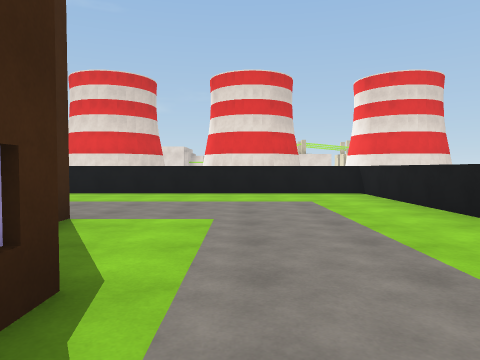
View 1 (above)

20 first-person views from a walk through a Unity game level. The camera is 1.3 m above the floor, tilts 2° down and sees 70° across. The floor is counted in squares, 2 m on a side. Each view is taken from the middle of a square. On the plan, view 1 faces up. The plan holds only what a view shows up to about 10 squares ahead; the rest is blank. The place goes on beyond the plan.

View 2
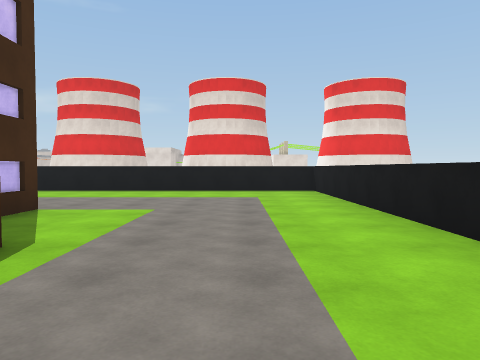

View 3
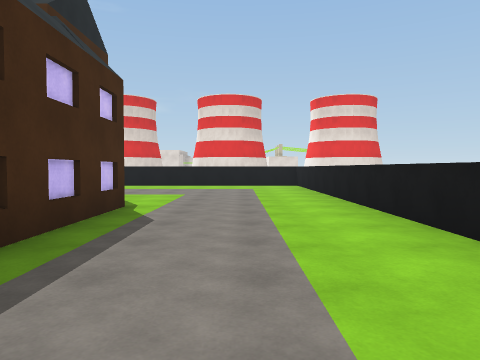

View 4
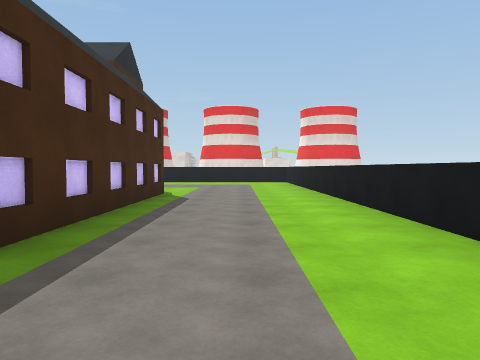

View 5
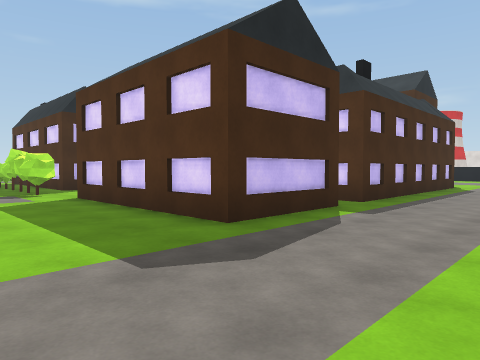

View 6
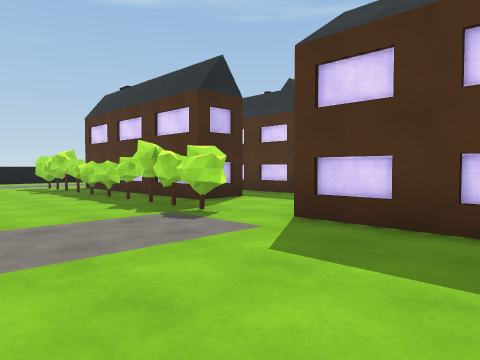

View 7
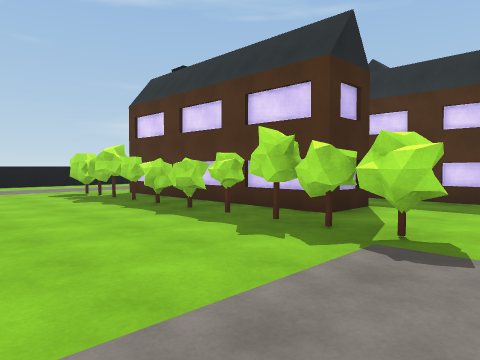

View 8
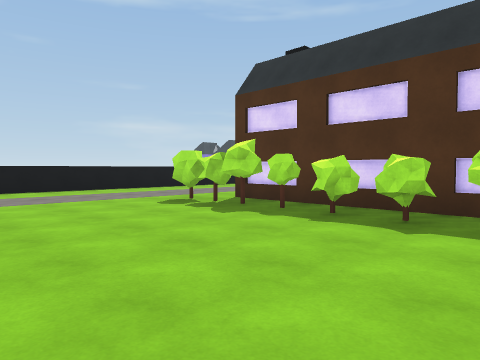

View 9
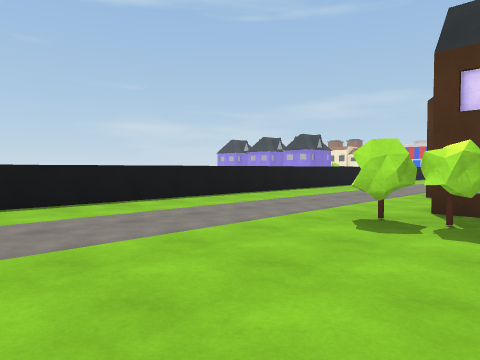

View 10
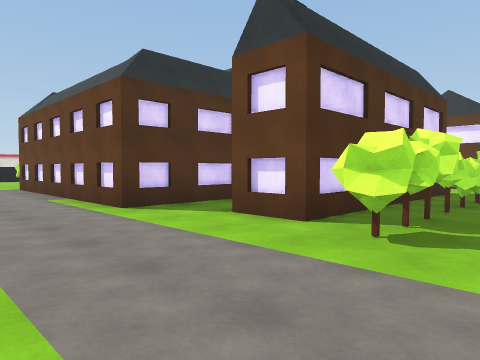

View 11
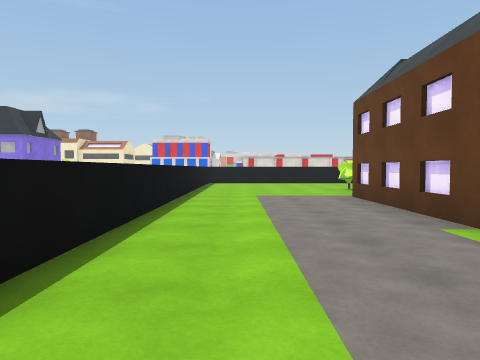

View 12
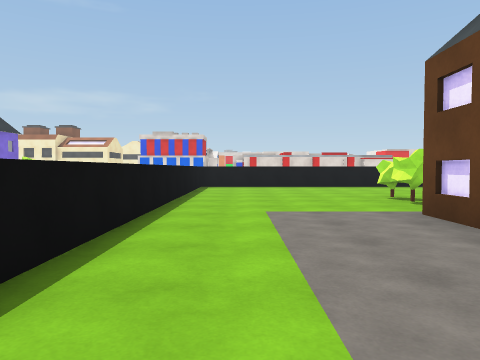

View 13
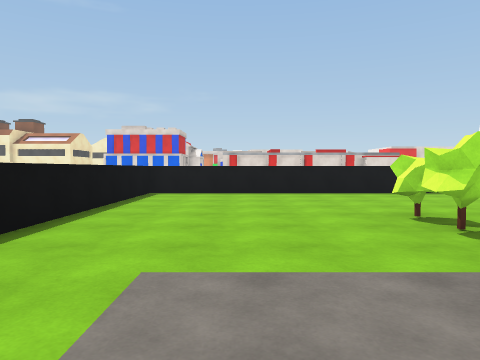

View 14
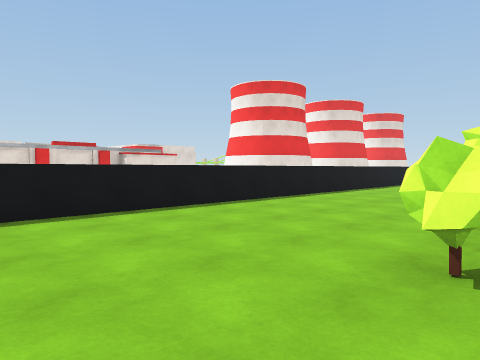

View 15
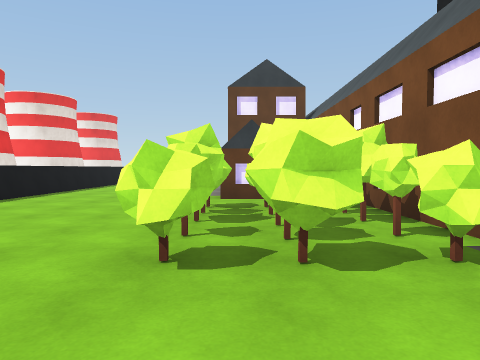

View 16
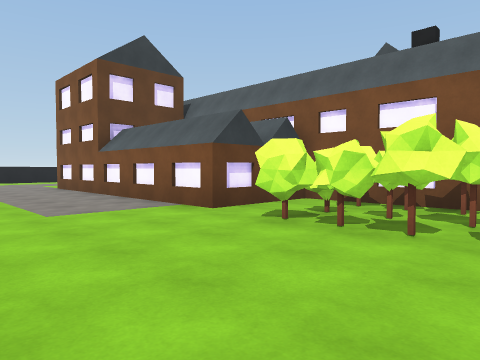

View 17
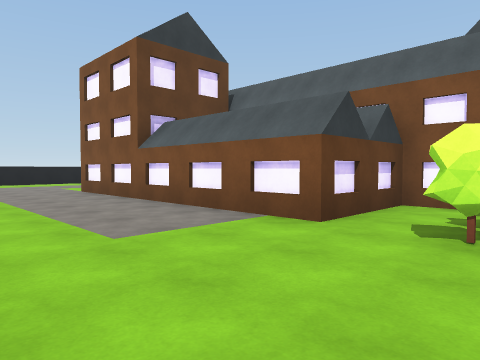

View 18
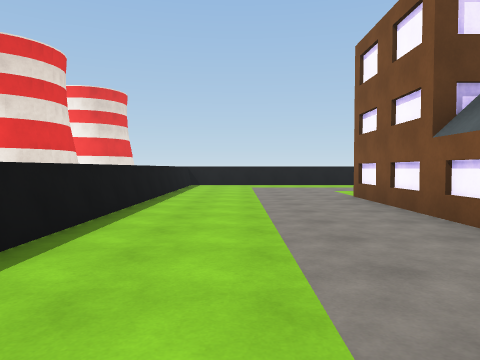

View 19
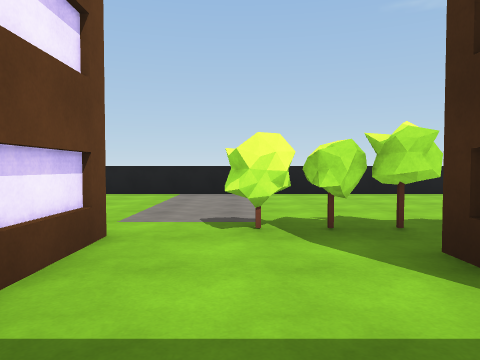

View 20
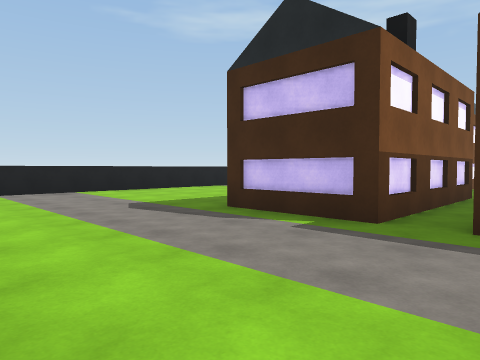

### Floor plan
Points are (right, up) in squares from view 1. A wall is a line through its corners. A room is listed if a view was taken in it or the views show most of it. See-through windows are left out.
Room 1 (views 1, 2, 3, 4, 5, 6, 7, 8, 9, 10, 11, 12, 13, 14, 15, 16, 17, 18, 19, 20)
walls: (-7.2, -4.7) (-9.9, -4.7); (-8.6, -6.2) (-8.6, -7.6) (-14.5, -7.6) (-14.5, -6.2); (-5.8, -5.7) (-1, -5.7) (-1, -8.2) (-5.7, -8.2) (-5.7, -6.8); (-7.6, -8.4) (-7, -8.4); (-8.8, -8.4) (-7.7, -8.4); (-7.7, -8.6) (-7.1, -8.3) (-6.9, -8.7) (-7.8, -8.7); (-7.7, -8.6) (-8.1, -8.9) (-8.5, -8.7) (-8.7, -9); (-8.5, -8.7) (-9.1, -8.7); (-8.2, -8.8) (-8, -8.4) (-7.6, -8.6) (-7.1, -8.3); (-12.9, -4.7) (-15.4, -4.7) (-15.4, 1.9); (-12.1, -8.7) (-12.6, -8.7); (-12.2, -8.6) (-12.6, -8.9); (-12.8, -8.6) (-13.3, -8.9) (-14.3, -8.9); (-13.7, -8.5) (-14, -8.9); (-14, -8.7) (-15.1, -8.7); (-14.4, -8.3) (-14.5, -8.7) (-15, -9) (-15.1, -8.4); (-14.5, -8.6) (-15, -9); (-14.5, -8.7) (-15, -8.9); (-14.5, -8.8) (-14.9, -9) (-15.2, -8.4); (-11.9, 1.8) (-9.8, 1.8) (-9.8, 4.4) (-2.2, 4.4) (-2.2, 3.5); (-12.1, -13.5) (-3.6, -13.5); (-1, 1.9) (-1, -4.7) (-1.5, -4.7); (-11.7, 4.2) (-11.6, 4.8) (-11.2, 4.8); (-11.5, 4.6) (-11.2, 4.9) (-11, 4.4); (-11.6, 4.6) (-11.2, 4.9); (-12.4, 4.3) (-12.1, 4.9); (-1.8, -13.5) (1.4, -13.5); (-14, 3.8) (-13, 3.9); (-14.9, 3.3) (-15, 3.8); (-13.3, 4.6) (-12.9, 4.8) (-11.8, 4.8); (3.1, -4) (3.1, 8.9) (-19.3, 8.9) (-19.3, -12)
ways out: gap at (-14, -9); gap at (-9, -9)

Where each view was taken, in squares from view 1:
view 1: 0 up, 0 right, facing up
view 2: 1 down, 1 right, facing up
view 3: 4 down, 1 right, facing up
view 4: 7 down, 1 right, facing up
view 5: 11 down, 2 right, facing up-left
view 6: 12 down, 3 left, facing up-left
view 7: 12 down, 6 left, facing up-left
view 8: 13 down, 9 left, facing up-left
view 9: 13 down, 13 left, facing up-left
view 10: 10 down, 18 left, facing up-right
view 11: 6 down, 18 left, facing up
view 12: 3 down, 18 left, facing up
view 13: 0 up, 17 left, facing up
view 14: 4 up, 17 left, facing up-right
view 15: 4 up, 17 left, facing right
view 16: 8 up, 14 left, facing down-right
view 17: 8 up, 12 left, facing down-right
view 18: 7 up, 10 left, facing right
view 19: 5 down, 7 left, facing down
view 20: 4 down, 3 right, facing down-left
